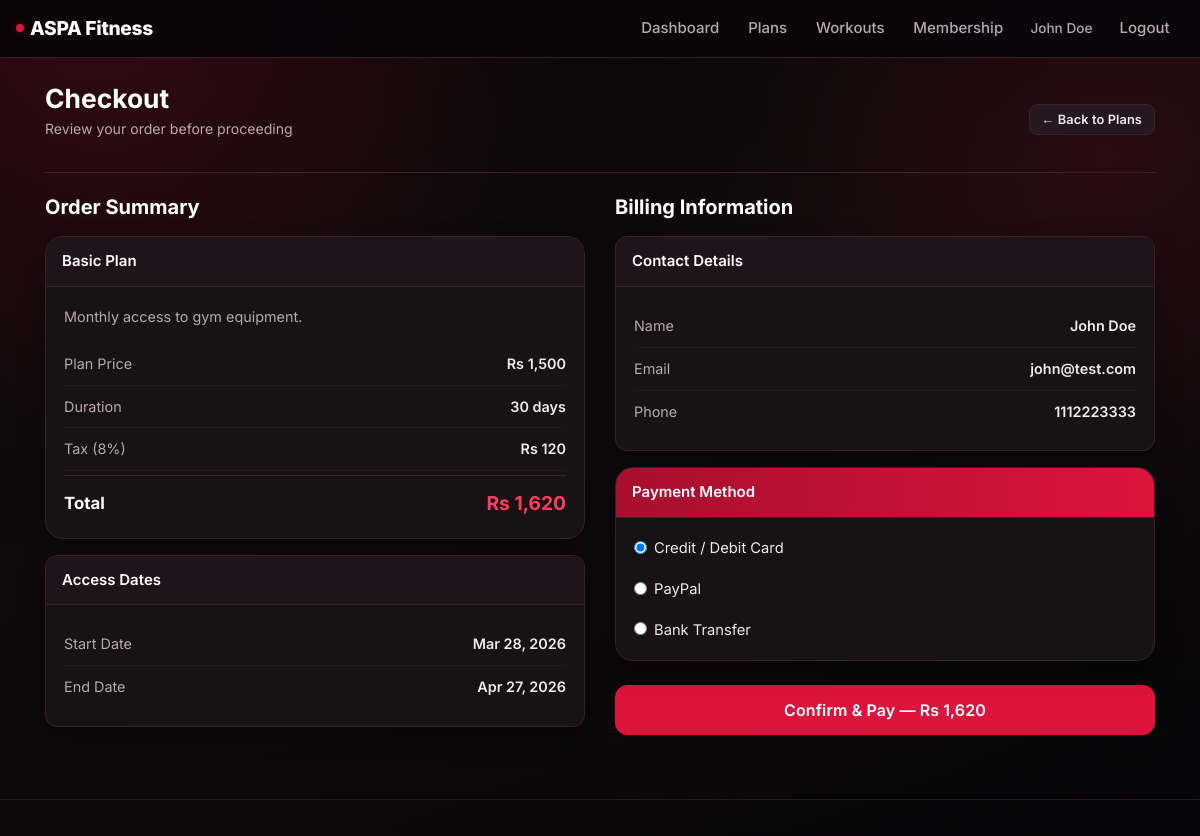
Page /user/checkout.php?id=1 (signed in) on the committed database.
### tables this page shows
CREATE TABLE IF NOT EXISTS membership_plans (
    id INT AUTO_INCREMENT PRIMARY KEY,
    plan_id INT NOT NULL UNIQUE,
    plan_name VARCHAR(100) NOT NULL,
    duration INT NOT NULL COMMENT 'duration in days',
    price DECIMAL(10,2) NOT NULL,
    description TEXT
);

CREATE TABLE IF NOT EXISTS users (
    id INT AUTO_INCREMENT PRIMARY KEY,
    name VARCHAR(100) NOT NULL,
    email VARCHAR(100) NOT NULL UNIQUE,
    phone VARCHAR(20),
    password VARCHAR(255) NOT NULL,
    created_at TIMESTAMP DEFAULT CURRENT_TIMESTAMP
);

### user/checkout.php (the view, shortened to what this page needs)
<?php
require_once __DIR__ . '/../config/app.php';
$planId = (int)($_GET['id'] ?? 0);
$stmt = $conn->prepare('SELECT id, plan_name, duration, price, description FROM membership_plans WHERE id = ?');
$stmt->bind_param('i', $planId);
$stmt->execute();
$plan = $stmt->get_result()->fetch_assoc();
$userId = (int)$_SESSION['user_id'];
$stmt = $conn->prepare('SELECT name, email, phone FROM users WHERE id = ?');
$stmt->bind_param('i', $userId);
$stmt->execute();
$user = $stmt->get_result()->fetch_assoc();
$startDate = date('Y-m-d');
$endDate   = date('Y-m-d', strtotime('+' . $plan['duration'] . ' days'));
$tax   = $plan['price'] * 0.08;
$total = $plan['price'] + $tax;
?>
<?php include __DIR__ . '/../includes/header.php'; ?>
<section class="page-section">
    <div class="page-header">
        <div>
            <h2>Checkout</h2>
            <p class="page-header-sub">Review your order before proceeding</p>
        </div>
        <a href="<?= BASE_URL ?>/user/view_plans.php" class="btn btn-secondary btn-sm">&larr; Back to Plans</a>
    </div>
    <div class="row">
        <div class="col-md-6 mb-4">
            <h5 class="mb-3" style="color:#fff;">Order Summary</h5>
            <div class="checkout-order-card card mb-3">
                <div class="card-header"><?= htmlspecialchars($plan['plan_name']) ?> Plan</div>
                <div class="card-body">
                    <p style="color:var(--muted);font-size:0.9rem;margin-bottom:14px;"><?= htmlspecialchars($plan['description']) ?></p>
                    <div class="checkout-row">
                        <span>Plan Price</span>
                        <span class="checkout-val">Rs <?= number_format($plan['price'], 0) ?></span>
                    </div>
                    <div class="checkout-row">
                        <span>Duration</span>
                        <span class="checkout-val"><?= $plan['duration'] ?> days</span>
                    </div>
                    <div class="checkout-row">
                        <span>Tax (8%)</span>
                        <span class="checkout-val">Rs <?= number_format($tax, 0) ?></span>
                    </div>
                    <div class="checkout-total-row">
                        <span>Total</span>
                        <span class="checkout-total-val">Rs <?= number_format($total, 0) ?></span>
                    </div>
                </div>
            </div>
            <div class="card">
                <div class="card-header">Access Dates</div>
                <div class="card-body">
                    <div class="checkout-row">
                        <span>Start Date</span>
                        <span class="checkout-val"><?= date('M d, Y', strtotime($startDate)) ?></span>
                    </div>
                    <div class="checkout-row" style="border:none;">
                        <span>End Date</span>
                        <span class="checkout-val"><?= date('M d, Y', strtotime($endDate)) ?></span>
                    </div>
                </div>
            </div>
        </div>
        <div class="col-md-6 mb-4">
            <h5 class="mb-3" style="color:#fff;">Billing Information</h5>
            <div class="card mb-3">
                <div class="card-header">Contact Details</div>
                <div class="card-body">
                    <div class="checkout-row">
                        <span>Name</span>
                        <span class="checkout-val"><?= htmlspecialchars($user['name']) ?></span>
                    </div>
                    <div class="checkout-row">
                        <span>Email</span>
                        <span class="checkout-val"><?= htmlspecialchars($user['email']) ?></span>
                    </div>
                    <div class="checkout-row" style="border:none;">
                        <span>Phone</span>
                        <span class="checkout-val"><?= htmlspecialchars($user['phone'] ?? 'Not provided') ?></span>
                    </div>
                </div>
            </div>
            <div class="payment-method-card card mb-4">
                <div class="card-header">Payment Method</div>
                <div class="card-body">
                    <div class="form-check mb-3">
                        <input class="form-check-input" type="radio" name="paymentMethod" id="credit" value="credit" checked>
                        <label class="form-check-label" for="credit">Credit / Debit Card</label>
                    </div>
                    <div class="form-check mb-3">
                        <input class="form-check-input" type="radio" name="paymentMethod" id="paypal" value="paypal">
                        <label class="form-check-label" for="paypal">PayPal</label>
                    </div>
                    <div class="form-check">
                        <input class="form-check-input" type="radio" name="paymentMethod" id="bank" value="bank">
                        <label class="form-check-label" for="bank">Bank Transfer</label>
                    </div>
                </div>
            </div>
            <form action="<?= BASE_URL ?>/user/process_payment.php" method="POST">
                <button type="submit" class="btn btn-primary btn-block btn-lg">
                    Confirm &amp; Pay — Rs <?= number_format($total, 0) ?>
                </button>
            </form>
        </div>
    </div>
</section>
<?php include __DIR__ . '/../includes/footer.php'; ?>

### assets/css/style.css (style rules this page uses)
:root { --bg: #0f0b0c; --surface: #171214; --surface-2: #1e141a; --surface-3: #251820; --text: #f0e8eb; --muted: #b8a8b0; --muted-2: #8a7880; --accent: #dc143c; --accent-2: #a80f2e; --accent-3: #ff3a60; --accent-soft: rgba(220, 20, 60, 0.16); --accent-glow: rgba(220, 20, 60, 0.32); --line: #3a2028; --line-soft: #271820; --success: #1f9e58; --success-soft: rgba(31, 158, 88, 0.15); --warning: #ef9f2f; --warning-soft: rgba(239, 159, 47, 0.15); --danger-soft: rgba(220, 20, 60, 0.15); --info-soft: rgba(100, 160, 240, 0.13); --radius-sm: 8px; --radius: 12px; --radius-lg: 18px; --radius-xl: 24px; --shadow-sm: 0 4px 12px rgba(0, 0, 0, 0.28); --shadow: 0 10px 24px rgba(0, 0, 0, 0.32); --shadow-lg: 0 18px 40px rgba(0, 0, 0, 0.44); --transition: 0.25s ease; }
*, *::before, *::after { box-sizing: border-box; }
html { scroll-behavior: smooth; }
body { font-family: 'Inter', "Segoe UI", "Trebuchet MS", sans-serif; font-size: 15px; line-height: 1.65; background: radial-gradient(circle at 8% 0%, rgba(220, 20, 60, 0.20) 0%, transparent 34%), radial-gradient(circle at 92% 18%, rgba(163, 15, 43, 0.18) 0%, transparent 30%), linear-gradient(160deg, #090607 0%, var(--bg) 46%, #060507 100%); background-attachment: fixed; color: var(--text); min-height: 100vh; }
a { color: var(--accent-3); text-decoration: none; transition: color var(--transition); }
h1, h2, h3, h4, h5, h6 { color: #fff; font-weight: 700; line-height: 1.25; }
.page-header { display: flex; align-items: center; justify-content: space-between; flex-wrap: wrap; gap: 12px; margin-bottom: 22px; padding-bottom: 16px; border-bottom: 1px solid var(--line); }
.page-header h2, .page-header h1 { margin: 0; font-size: 1.65rem; }
.page-header .page-header-sub { color: var(--muted); font-size: 0.88rem; margin-top: 2px; }
.page-section { opacity: 1; }
.card { background: var(--surface); border: 1px solid var(--line); border-radius: var(--radius); color: var(--text); box-shadow: var(--shadow); }
.card-header { background: var(--surface-2); border-bottom: 1px solid var(--line); font-weight: 600; color: #fff; padding: 12px 16px; border-radius: var(--radius) var(--radius) 0 0 !important; }
.card-body { padding: 18px; }
.form-check-label { color: var(--text); font-size: 0.92rem; }
.form-check-input:checked { background-color: var(--accent); border-color: var(--accent); }
.btn { border-radius: var(--radius-sm); font-weight: 600; font-size: 0.88rem; padding: 9px 18px; transition: background var(--transition), border-color var(--transition), box-shadow var(--transition), transform 0.15s ease; letter-spacing: 0.1px; }
.btn-primary { background: var(--accent); border-color: var(--accent); color: #fff; }
.btn-secondary { background: var(--surface-3); border-color: var(--line); color: var(--text); }
.btn-sm { padding: 5px 12px; font-size: 0.8rem; }
.btn-lg { padding: 12px 26px; font-size: 1rem; border-radius: var(--radius); }
.checkout-order-card { background: var(--surface); border: 1px solid var(--line); border-radius: var(--radius-lg); overflow: hidden; box-shadow: var(--shadow); }
.checkout-row { display: flex; justify-content: space-between; align-items: center; padding: 9px 0; color: var(--muted); font-size: 0.9rem; border-bottom: 1px solid var(--line-soft); }
.checkout-row:last-child { border-bottom: none; }
.checkout-row .checkout-val { color: var(--text); font-weight: 600; }
.checkout-total-row { display: flex; justify-content: space-between; align-items: center; padding: 12px 0 0; font-size: 1.05rem; font-weight: 700; color: #fff; border-top: 1px solid var(--line); margin-top: 4px; }
.checkout-total-val { color: var(--accent-3); font-size: 1.2rem; }
.payment-method-card { background: var(--surface); border: 1px solid var(--line); border-radius: var(--radius-lg); overflow: hidden; box-shadow: var(--shadow); }
.payment-method-card .card-header { background: linear-gradient(90deg, var(--accent-2), var(--accent)); color: #fff; }

### rows in the picture
membership_plans: plan_name "Basic", description "Monthly access to gym equipment.", price "1,500", duration "30", price "120", price "1,620", duration "Apr 27, 2026"
users: name "John Doe", email "john@test.com", phone "1112223333"

### other values in the picture
$_SESSION['name'] "John Doe"
